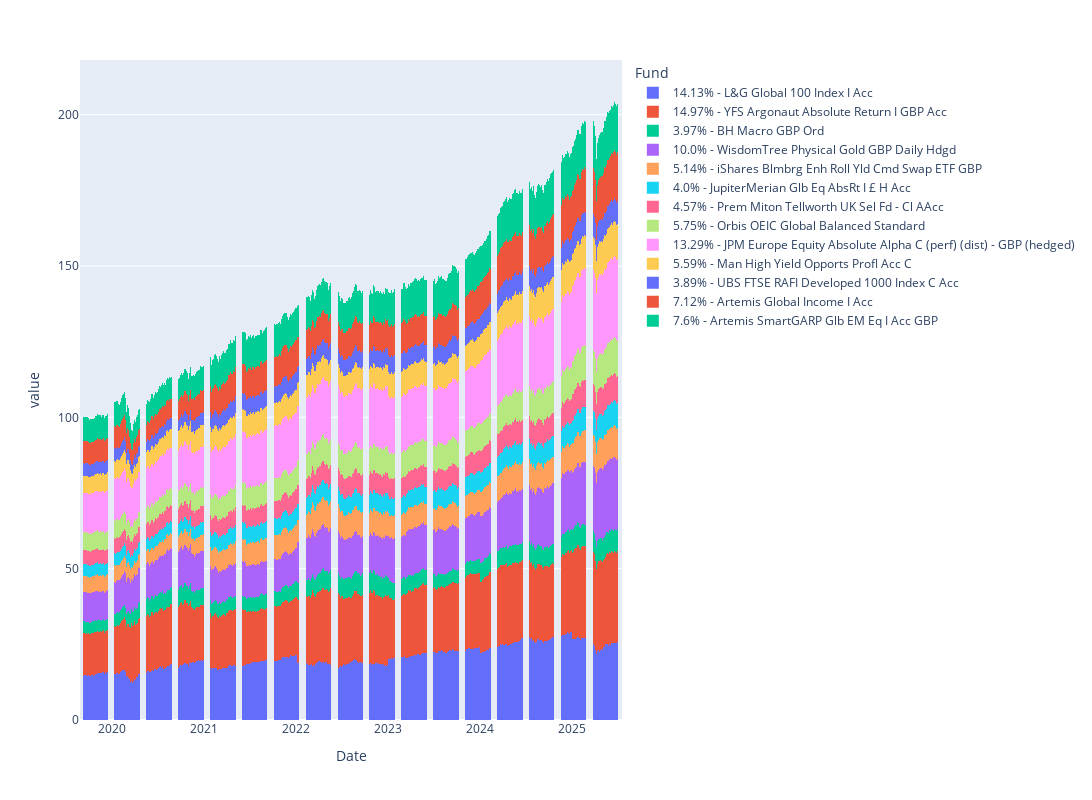

Notebook cell for this chart:
### Code cell
import plotly.express as plot

if(best_result == None):
    print("No portfolio found")
    exit(-1)

weights = best_result.weights
best_prices_df = monte_carlo.balanced_backtest_portfolio(portfolio, weights)

# Generate the full date range to include missing dates
full_dates = pd.date_range(start=best_prices_df.index.min(), end=best_prices_df.index.max(), freq='D')

# Reindex to include all dates in the full range
best_prices_df = best_prices_df.reindex(full_dates)
best_prices_df.index.name = 'Date'

# Forward fill missing values
best_prices_df.ffill(inplace=True)

names_with_weights = []
for i in range(len(best_prices_df.columns)):
    percentage = weights[i]*100.0
    names_with_weights.append(f"{round(percentage,2)}% - {best_prices_df.columns[i]}")
best_prices_df.columns = names_with_weights

weighted_prices_df = best_prices_df * weights

# Assume df is your DataFrame with a datetime index and columns "A", "B", "C"
df_reset = weighted_prices_df.reset_index().rename(columns={'index':'date'})
df_long = df_reset.melt(id_vars='Date', var_name='Fund', value_name='value')

fig = plot.bar(df_long, x='Date', y='value', color='Fund', barmode='stack')

# Add vertical lines at each year-end
#for year in best_prices_df.index.year.unique():
#    eoy = pd.Timestamp(f"{year}-12-31")
#    if eoy >= best_prices_df.index.min() and eoy <= best_prices_df.index.max():
#        fig.add_vline(
#            #x=(eoy - pd.Timestamp('1970-01-01')).days * 365.25 * 20,
#            x = 0.5,
#            line_width=1,
#            line_dash="dash",
#            line_color="black",
#            annotation_text=str(year),
#            annotation_position="top right"
#        )

fig.update_traces(marker_line_width=0)
fig.update_layout(autosize=False, width=1600, height=800)
fig.show()

### Figure 1 — Plotly figure (JSON) as saved in the notebook; plotly's stock layout.template omitted (floating-point values rounded to 4 significant figures; data arrays with more than 128 entries replaced by an {"elided": "..."} marker saying what was removed)
{"data": [{"alignmentgroup": "True", "hovertemplate": "Fund=14.13% - L&G Global 100 Index I Acc<br>Date=%{x}<br>value=%{y}<extra></extra>", "legendgroup": "14.13% - L&G Global 100 Index I Acc", "marker": {"color": "#636efa", "line": {"width": 0}, "pattern": {"shape": ""}}, "name": "14.13% - L&G Global 100 Index I Acc", "offsetgroup": "14.13% - L&G Global 100 Index I Acc", "orientation": "v", "showlegend": true, "textposition": "auto", "type": "bar", "x": {"elided": "2151 str values"}, "xaxis": "x", "y": {"elided": "2151 float values"}, "yaxis": "y"}, {"alignmentgroup": "True", "hovertemplate": "Fund=14.97% - YFS Argonaut Absolute Return I GBP Acc<br>Date=%{x}<br>value=%{y}<extra></extra>", "legendgroup": "14.97% - YFS Argonaut Absolute Return I GBP Acc", "marker": {"color": "#EF553B", "line": {"width": 0}, "pattern": {"shape": ""}}, "name": "14.97% - YFS Argonaut Absolute Return I GBP Acc", "offsetgroup": "14.97% - YFS Argonaut Absolute Return I GBP Acc", "orientation": "v", "showlegend": true, "textposition": "auto", "type": "bar", "x": {"elided": "2151 str values"}, "xaxis": "x", "y": {"elided": "2151 float values"}, "yaxis": "y"}, {"alignmentgroup": "True", "hovertemplate": "Fund=3.97% - BH Macro GBP Ord<br>Date=%{x}<br>value=%{y}<extra></extra>", "legendgroup": "3.97% - BH Macro GBP Ord", "marker": {"color": "#00cc96", "line": {"width": 0}, "pattern": {"shape": ""}}, "name": "3.97% - BH Macro GBP Ord", "offsetgroup": "3.97% - BH Macro GBP Ord", "orientation": "v", "showlegend": true, "textposition": "auto", "type": "bar", "x": {"elided": "2151 str values"}, "xaxis": "x", "y": {"elided": "2151 float values"}, "yaxis": "y"}, {"alignmentgroup": "True", "hovertemplate": "Fund=10.0% - WisdomTree Physical Gold GBP Daily Hdgd<br>Date=%{x}<br>value=%{y}<extra></extra>", "legendgroup": "10.0% - WisdomTree Physical Gold GBP Daily Hdgd", "marker": {"color": "#ab63fa", "line": {"width": 0}, "pattern": {"shape": ""}}, "name": "10.0% - WisdomTree Physical Gold GBP Daily Hdgd", "offsetgroup": "10.0% - WisdomTree Physical Gold GBP Daily Hdgd", "orientation": "v", "showlegend": true, "textposition": "auto", "type": "bar", "x": {"elided": "2151 str values"}, "xaxis": "x", "y": {"elided": "2151 float values"}, "yaxis": "y"}, {"alignmentgroup": "True", "hovertemplate": "Fund=5.14% - iShares Blmbrg Enh Roll Yld Cmd Swap ETF GBP<br>Date=%{x}<br>value=%{y}<extra></extra>", "legendgroup": "5.14% - iShares Blmbrg Enh Roll Yld Cmd Swap ETF GBP", "marker": {"color": "#FFA15A", "line": {"width": 0}, "pattern": {"shape": ""}}, "name": "5.14% - iShares Blmbrg Enh Roll Yld Cmd Swap ETF GBP", "offsetgroup": "5.14% - iShares Blmbrg Enh Roll Yld Cmd Swap ETF GBP", "orientation": "v", "showlegend": true, "textposition": "auto", "type": "bar", "x": {"elided": "2151 str values"}, "xaxis": "x", "y": {"elided": "2151 float values"}, "yaxis": "y"}, {"alignmentgroup": "True", "hovertemplate": "Fund=4.0% - JupiterMerian Glb Eq AbsRt I £ H Acc<br>Date=%{x}<br>value=%{y}<extra></extra>", "legendgroup": "4.0% - JupiterMerian Glb Eq AbsRt I £ H Acc", "marker": {"color": "#19d3f3", "line": {"width": 0}, "pattern": {"shape": ""}}, "name": "4.0% - JupiterMerian Glb Eq AbsRt I £ H Acc", "offsetgroup": "4.0% - JupiterMerian Glb Eq AbsRt I £ H Acc", "orientation": "v", "showlegend": true, "textposition": "auto", "type": "bar", "x": {"elided": "2151 str values"}, "xaxis": "x", "y": {"elided": "2151 float values"}, "yaxis": "y"}, {"alignmentgroup": "True", "hovertemplate": "Fund=4.57% - Prem Miton Tellworth UK Sel Fd - Cl AAcc<br>Date=%{x}<br>value=%{y}<extra></extra>", "legendgroup": "4.57% - Prem Miton Tellworth UK Sel Fd - Cl AAcc", "marker": {"color": "#FF6692", "line": {"width": 0}, "pattern": {"shape": ""}}, "name": "4.57% - Prem Miton Tellworth UK Sel Fd - Cl AAcc", "offsetgroup": "4.57% - Prem Miton Tellworth UK Sel Fd - Cl AAcc", "orientation": "v", "showlegend": true, "textposition": "auto", "type": "bar", "x": {"elided": "2151 str values"}, "xaxis": "x", "y": {"elided": "2151 float values"}, "yaxis": "y"}, {"alignmentgroup": "True", "hovertemplate": "Fund=5.75% - Orbis OEIC Global Balanced Standard<br>Date=%{x}<br>value=%{y}<extra></extra>", "legendgroup": "5.75% - Orbis OEIC Global Balanced Standard", "marker": {"color": "#B6E880", "line": {"width": 0}, "pattern": {"shape": ""}}, "name": "5.75% - Orbis OEIC Global Balanced Standard", "offsetgroup": "5.75% - Orbis OEIC Global Balanced Standard", "orientation": "v", "showlegend": true, "textposition": "auto", "type": "bar", "x": {"elided": "2151 str values"}, "xaxis": "x", "y": {"elided": "2151 float values"}, "yaxis": "y"}, {"alignmentgroup": "True", "hovertemplate": "Fund=13.29% - JPM Europe Equity Absolute Alpha C (perf) (dist) - GBP (hedged)<br>Date=%{x}<br>value=%{y}<extra></extra>", "legendgroup": "13.29% - JPM Europe Equity Absolute Alpha C (perf) (dist) - GBP (hedged)", "marker": {"color": "#FF97FF", "line": {"width": 0}, "pattern": {"shape": ""}}, "name": "13.29% - JPM Europe Equity Absolute Alpha C (perf) (dist) - GBP (hedged)", "offsetgroup": "13.29% - JPM Europe Equity Absolute Alpha C (perf) (dist) - GBP (hedged)", "orientation": "v", "showlegend": true, "textposition": "auto", "type": "bar", "x": {"elided": "2151 str values"}, "xaxis": "x", "y": {"elided": "2151 float values"}, "yaxis": "y"}, {"alignmentgroup": "True", "hovertemplate": "Fund=5.59% - Man High Yield Opports Profl Acc C<br>Date=%{x}<br>value=%{y}<extra></extra>", "legendgroup": "5.59% - Man High Yield Opports Profl Acc C", "marker": {"color": "#FECB52", "line": {"width": 0}, "pattern": {"shape": ""}}, "name": "5.59% - Man High Yield Opports Profl Acc C", "offsetgroup": "5.59% - Man High Yield Opports Profl Acc C", "orientation": "v", "showlegend": true, "textposition": "auto", "type": "bar", "x": {"elided": "2151 str values"}, "xaxis": "x", "y": {"elided": "2151 float values"}, "yaxis": "y"}, {"alignmentgroup": "True", "hovertemplate": "Fund=3.89% - UBS FTSE RAFI Developed 1000 Index C Acc<br>Date=%{x}<br>value=%{y}<extra></extra>", "legendgroup": "3.89% - UBS FTSE RAFI Developed 1000 Index C Acc", "marker": {"color": "#636efa", "line": {"width": 0}, "pattern": {"shape": ""}}, "name": "3.89% - UBS FTSE RAFI Developed 1000 Index C Acc", "offsetgroup": "3.89% - UBS FTSE RAFI Developed 1000 Index C Acc", "orientation": "v", "showlegend": true, "textposition": "auto", "type": "bar", "x": {"elided": "2151 str values"}, "xaxis": "x", "y": {"elided": "2151 float values"}, "yaxis": "y"}, {"alignmentgroup": "True", "hovertemplate": "Fund=7.12% - Artemis Global Income I Acc<br>Date=%{x}<br>value=%{y}<extra></extra>", "legendgroup": "7.12% - Artemis Global Income I Acc", "marker": {"color": "#EF553B", "line": {"width": 0}, "pattern": {"shape": ""}}, "name": "7.12% - Artemis Global Income I Acc", "offsetgroup": "7.12% - Artemis Global Income I Acc", "orientation": "v", "showlegend": true, "textposition": "auto", "type": "bar", "x": {"elided": "2151 str values"}, "xaxis": "x", "y": {"elided": "2151 float values"}, "yaxis": "y"}, {"alignmentgroup": "True", "hovertemplate": "Fund=7.6% - Artemis SmartGARP Glb EM Eq I Acc GBP<br>Date=%{x}<br>value=%{y}<extra></extra>", "legendgroup": "7.6% - Artemis SmartGARP Glb EM Eq I Acc GBP", "marker": {"color": "#00cc96", "line": {"width": 0}, "pattern": {"shape": ""}}, "name": "7.6% - Artemis SmartGARP Glb EM Eq I Acc GBP", "offsetgroup": "7.6% - Artemis SmartGARP Glb EM Eq I Acc GBP", "orientation": "v", "showlegend": true, "textposition": "auto", "type": "bar", "x": {"elided": "2151 str values"}, "xaxis": "x", "y": {"elided": "2151 float values"}, "yaxis": "y"}], "layout": {"autosize": false, "barmode": "stack", "height": 800, "legend": {"title": {"text": "Fund"}, "tracegroupgap": 0}, "margin": {"t": 60}, "width": 1600, "xaxis": {"anchor": "y", "domain": [0, 1], "title": {"text": "Date"}}, "yaxis": {"anchor": "x", "domain": [0, 1], "title": {"text": "value"}}}}
